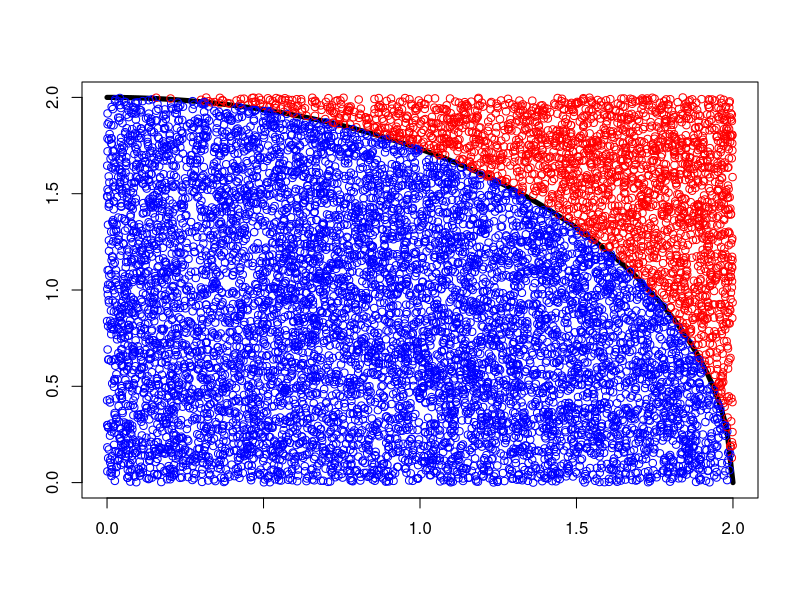
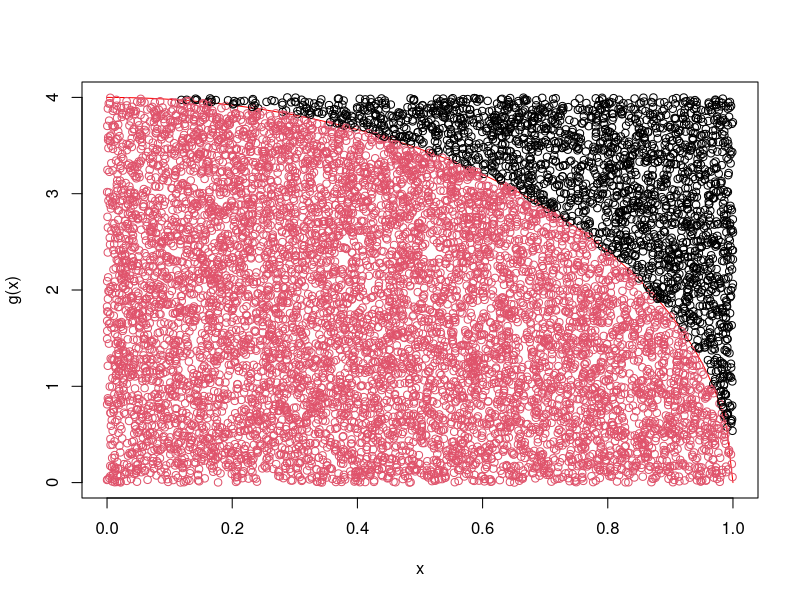
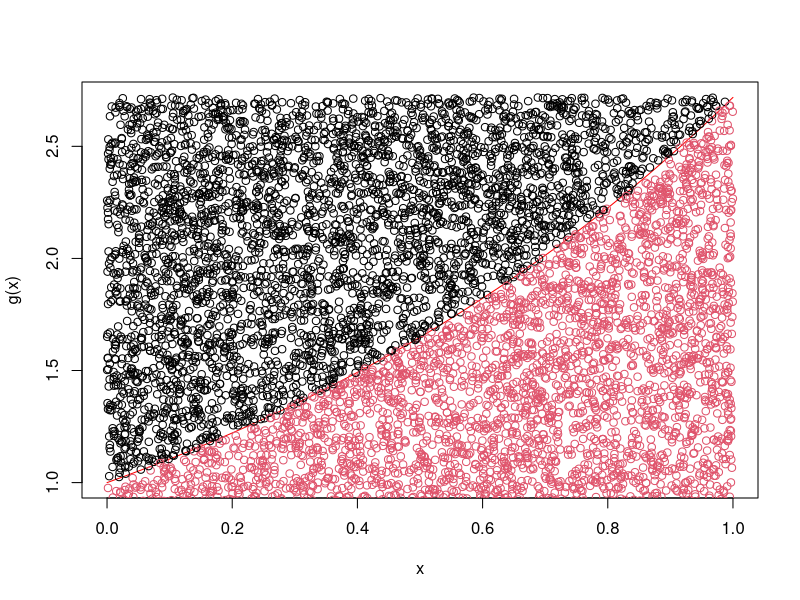
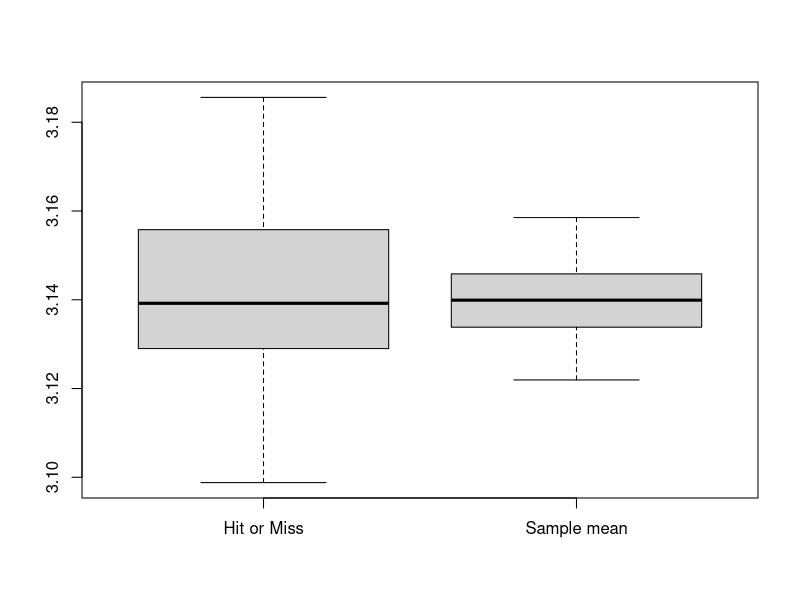
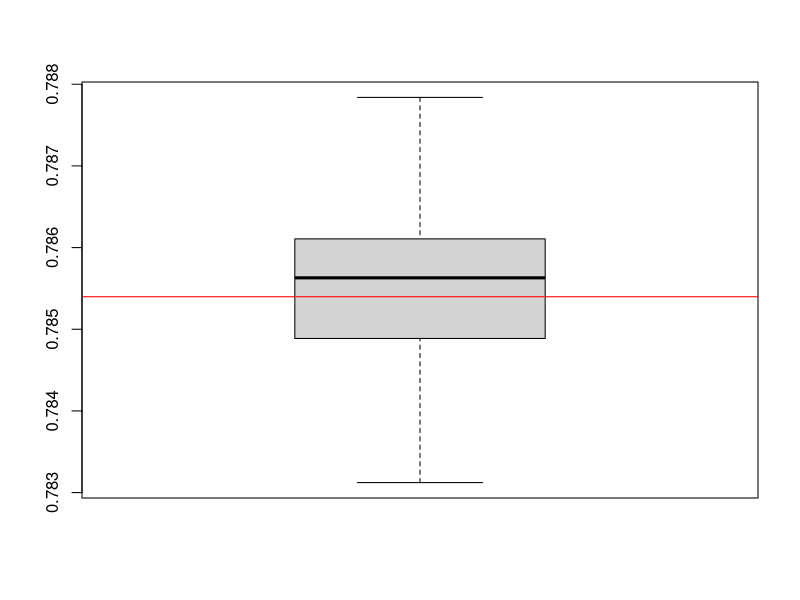
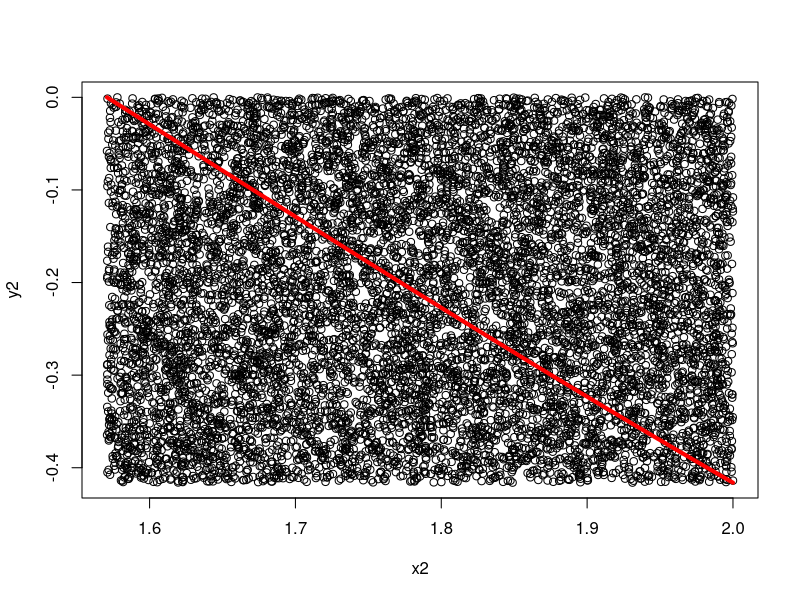

Write R code to recreate these figures, in order.
## ---- chunk 1
knitr::opts_chunk$set(echo=T, fig.align = "center", message=F, warning=F, fig.height = 5, cache=F, dpi = 300, dev = "png")
## ---- chunk 2
n<-10000

for (i in 1:n) {
  x <- runif(n, min=0, max=2)
  y <- runif(n, min=0, max=2)

  xy <- ifelse(x^2 + y^2 <= 2^2, TRUE, FALSE)
  
  pi_val <- 4*(sum(xy)/n)
}

pi_val
## ---- chunk 3
plot(1, type="n", xlab="", ylab="", xlim=c(0, 2), ylim=c(0, 2))
f<-function(x) sqrt(4-x^2)

curve(f,0,2,col='black',lwd=5,add=TRUE)
for(i in 1:10000) {
  if(x[i]^2+y[i]^2 <=2^2) {
    points(x[i], y[i], col="blue")} 
  else {
    points(x[i], y[i], col="red")}
  } 
## ---- chunk 4
n<-10000
x<-runif(n, 0, 2)
y<-runif(n, 0, 2)

lambda<-mean(x^2+y^2 < 2^2)

cat("pi=",lambda*4, "\n")
## ---- chunk 5
g<-function(x) 4*sqrt(1-x^2)

n<-10000

x<-runif(n, min=0, max=1)
y<-runif(n, min=0, max=4)   # x에 대한 y의 범위

p_hat<-mean(y<=g(x))        # 성공확률의 추정량 : p_hat = 맞춘횟수 / 시행횟수
I_hat<-4*p_hat              # 정적분 추정값 I_hat = (직사각형 면적) x (맞춘횟수 / 시행횟수)

I_hat

#plot
col<-1+as.integer(y<=g(x))

curve(g, xlim=c(0,1), col="red")
points(x,y, col=col)
## ---- chunk 6
g<-function(x) exp(x)

n<-10000

x<-runif(n, 0,1)
y<-runif(n, 0, exp(1))    # x에 대한 y의 범위

p_hat<-mean(y<=g(x))      # 성공확률의 추정량 : p_hat = 맞춘횟수 / 시행횟수
I_hat<-exp(1)*p_hat       # 정적분 추정값 I_hat = (직사각형 면적) x (맞춘횟수 / 시행횟수)

I_hat

#plot
col<-1+as.integer(y<=g(x))

curve(g, xlim=c(0,1), col="red")
points(x,y, col=col)
## ---- chunk 7
g<-function(x) 4*sqrt(1-x^2)    # 구하고 싶은 함수

n<-10000
out1<-numeric(100)          #100개의 numeric 빈 공간을 생성
out2<-numeric(100)

system.time(                #걸리는 시간 측정
	for(i in 1:100){
		x<-runif(n)             #역변환 이용해야 하지만, runif함수로 해결
		out1[i]=mean(g(x))           
	}                                   
)                
## ---- chunk 8
system.time(
	for(i in 1:100){
		const=4 # c
		x=runif(n, 0,1)
		y=runif(n, 0, const)            #y축같은 경우 0부터 4까지 값을 가진다.
		out2[i]=4*mean(y<=g(x))         #결과값이 전부 다르므로, 100번의 실험 값을 하나의 값으로 요약 필요
	}
)
## ---- chunk 9
apply(cbind(out1,out2), 2, summary)     #out별(열별) summary. 
ss=apply(cbind(out1,out2), 2, sd)   

boxplot(cbind("Hit or Miss"=out2,"Sample mean"=out1))
## ---- chunk 10
g<-function(x) sqrt(1-x^2)        #분산이 최소가되는 fx를 선택하는 과정

n<-10000
x<-runif(n)
f<-function(x) 6/5*(1-x^2/2)

mean(g(x)/f(x))                   #10000개에 대해 평균을 구하는 과정
## ---- chunk 11
rep<-100
out2<-rep(0,rep)

for(i in 1:rep){
	x<-rep(0,n)
	k <- 1
	
	while(k<=n){
		U <- runif(1)
		Y <- runif(1)
		if(U <= f(Y)/((6/5)*1)){     #f함수에 대한 난수 충족 여부 확인.     
			x[k] <- Y;
			k <- k+1
		}
	}
	out2[i] <- mean(g(x)/f(x))
}


boxplot(out2)
abline(h=pi/4, col="red")
## ---- chunk 12
set.seed(123)
g<-function(x) cos(x)

n<-10000

x<-runif(n,0,1)
y<-runif(n,0,1)

mean(y<=g(x))
## ---- chunk 13
x<-runif(n,0,pi/2)
y<-runif(n,0,1)

result1<-mean(y<=g(x))*(1*pi/2)            # I를 추정하기 위해서는 확률에다 사각형면적을 곱해야 한다.

x2<-runif(n,pi/2,2)
y2<-runif(n,cos(2),0)

result2<-mean(y2>g(x2))*((2-(pi/2))*cos(2))  


result1+result2
## ---- chunk 14
plot(y2~x2)
curve(cos(x), xlim=c(pi/2,2), col="red",lwd=4,add=T)
## ---- chunk 15
set.seed(123)
x<-runif(n,0,1)

mean(g(x))
## ---- chunk 16
set.seed(123)
x<-runif(n,0,1)

f<-function(x) 6/5*(1-x^2/2)

mean(g(x)/f(x))
